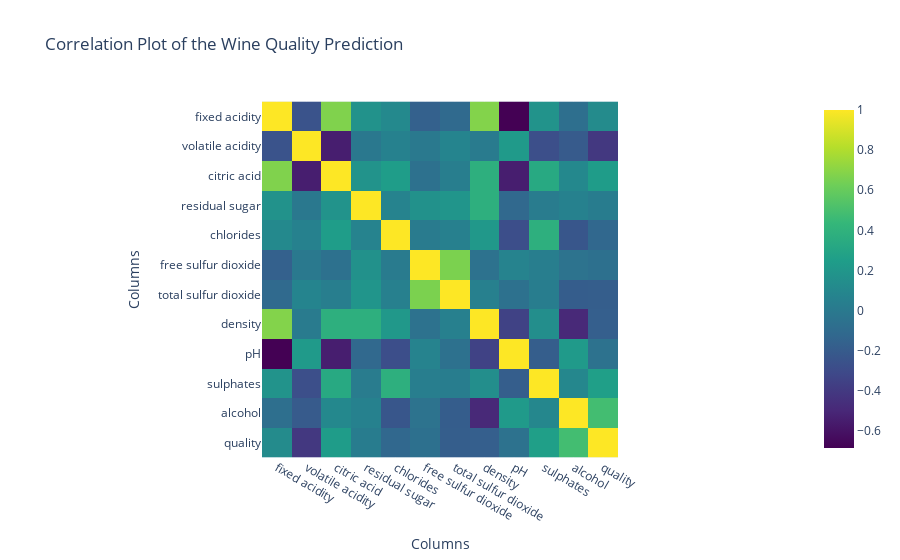

Here is the notebook cell this chart was saved with:
### Code cell
import plotly.express as px
fig = px.imshow(df.corr(),
                labels=dict(x="Columns", y="Columns"),
                x=df.columns,
                y=df.columns,
                color_continuous_scale="Viridis",
                title="Correlation Plot of the Wine Quality Prediction")

fig.show()

### Figure 1 — Plotly figure (JSON) as saved in the notebook; plotly's stock layout.template omitted (floating-point values rounded to 4 significant figures; data arrays with more than 128 entries replaced by an {"elided": "..."} marker saying what was removed)
{"data": [{"coloraxis": "coloraxis", "hovertemplate": "Columns: %{x}<br>Columns: %{y}<br>color: %{z}<extra></extra>", "name": "0", "type": "heatmap", "x": ["fixed acidity", "volatile acidity", "citric acid", "residual sugar", "chlorides", "free sulfur dioxide", "total sulfur dioxide", "density", "pH", "sulphates", "alcohol", "quality"], "xaxis": "x", "y": ["fixed acidity", "volatile acidity", "citric acid", "residual sugar", "chlorides", "free sulfur dioxide", "total sulfur dioxide", "density", "pH", "sulphates", "alcohol", "quality"], "yaxis": "y", "z": {"elided": "12x12 float values"}}], "layout": {"coloraxis": {"colorscale": [[0, "#440154"], [0.1111, "#482878"], [0.2222, "#3e4989"], [0.3333, "#31688e"], [0.4444, "#26828e"], [0.5556, "#1f9e89"], [0.6667, "#35b779"], [0.7778, "#6ece58"], [0.8889, "#b5de2b"], [1, "#fde725"]]}, "title": {"text": "Correlation Plot of the Wine Quality Prediction"}, "xaxis": {"anchor": "y", "constrain": "domain", "domain": [0, 1], "scaleanchor": "y", "title": {"text": "Columns"}}, "yaxis": {"anchor": "x", "autorange": "reversed", "constrain": "domain", "domain": [0, 1], "title": {"text": "Columns"}}}}
